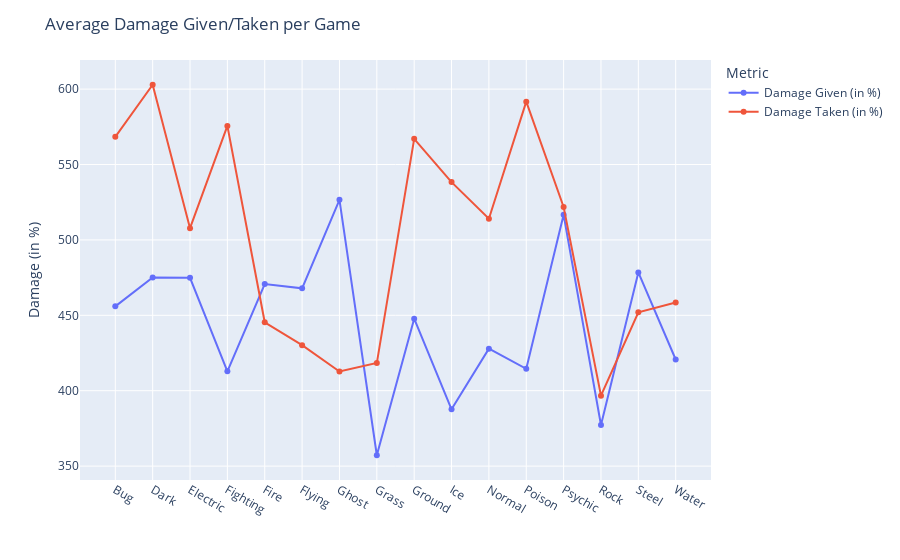

The notebook cell saved with this chart:
### Markdown cell above
Make a line graph showing the average damage given/taken per game for each team

### Code cell
grouped_df = df.groupby("Team").agg({
    "Damage Given (in %)": "sum",
    "Damage Taken (in %)": "sum",
    "Games": "max"
})
grouped_df["Damage Given (in %)"] /= grouped_df["Games"]
grouped_df["Damage Taken (in %)"] /= grouped_df["Games"]
grouped_df.reset_index(inplace=True)

# Make line graph in Matplotlib
fig, ax = plt.subplots()
ax.plot(grouped_df["Team"], grouped_df["Damage Given (in %)"], label="Damage Given", marker="o")
ax.plot(grouped_df["Team"], grouped_df["Damage Taken (in %)"], label="Damage Taken", marker="o")
ax.set_ylabel("Damage (in %)")
ax.set_title("Average Damage Given/Taken per Game")
ax.legend()
plt.xticks(rotation=90)
plt.show()

# Make line graph in Plotly
fig = px.line(grouped_df, x="Team", y=["Damage Given (in %)", "Damage Taken (in %)"], labels={"variable": "Metric", "value": "Percentage"}, markers=True)
# Set labels and title
fig.update_layout(
    xaxis_title="",
    yaxis_title="Damage (in %)",
    title="Average Damage Given/Taken per Game"
)
fig.show()

### Figure 1 — Plotly figure (JSON) as saved in the notebook; plotly's stock layout.template omitted (floating-point values rounded to 4 significant figures)
{"data": [{"hovertemplate": "Metric=Damage Given (in %)<br>Team=%{x}<br>Percentage=%{y}<extra></extra>", "legendgroup": "Damage Given (in %)", "line": {"color": "#636efa", "dash": "solid"}, "marker": {"symbol": "circle"}, "mode": "lines+markers", "name": "Damage Given (in %)", "orientation": "v", "showlegend": true, "type": "scatter", "x": ["Bug", "Dark", "Electric", "Fighting", "Fire", "Flying", "Ghost", "Grass", "Ground", "Ice", "Normal", "Poison", "Psychic", "Rock", "Steel", "Water"], "xaxis": "x", "y": [455.9, 475.1, 474.9, 412.9, 470.7, 467.9, 526.6, 357.2, 447.8, 387.7, 427.9, 414.5, 516.6, 377.2, 478.5, 420.7], "yaxis": "y"}, {"hovertemplate": "Metric=Damage Taken (in %)<br>Team=%{x}<br>Percentage=%{y}<extra></extra>", "legendgroup": "Damage Taken (in %)", "line": {"color": "#EF553B", "dash": "solid"}, "marker": {"symbol": "circle"}, "mode": "lines+markers", "name": "Damage Taken (in %)", "orientation": "v", "showlegend": true, "type": "scatter", "x": ["Bug", "Dark", "Electric", "Fighting", "Fire", "Flying", "Ghost", "Grass", "Ground", "Ice", "Normal", "Poison", "Psychic", "Rock", "Steel", "Water"], "xaxis": "x", "y": [568.4, 602.9, 507.8, 575.6, 445.4, 430.2, 412.7, 418.4, 567.0, 538.4, 514.0, 591.7, 521.9, 396.7, 452.0, 458.5], "yaxis": "y"}], "layout": {"legend": {"title": {"text": "Metric"}, "tracegroupgap": 0}, "margin": {"t": 60}, "title": {"text": "Average Damage Given/Taken per Game"}, "xaxis": {"anchor": "y", "domain": [0, 1], "title": {"text": ""}}, "yaxis": {"anchor": "x", "domain": [0, 1], "title": {"text": "Damage (in %)"}}}}
